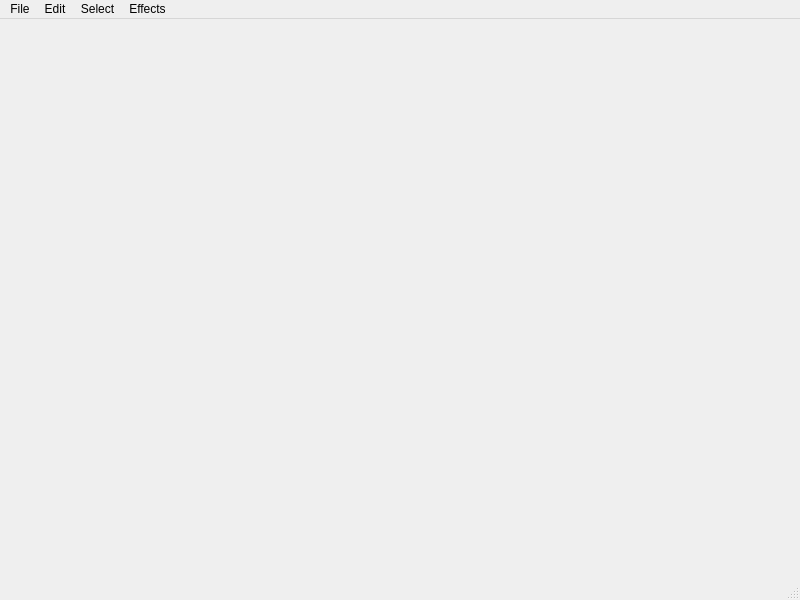
<?xml version="1.0" encoding="UTF-8"?>
<ui version="4.0">
 <class>PhotoTweak</class>
 <widget class="QMainWindow" name="PhotoTweak">
  <property name="geometry">
   <rect>
    <x>0</x>
    <y>0</y>
    <width>800</width>
    <height>600</height>
   </rect>
  </property>
  <property name="windowTitle">
   <string>photoTweaker</string>
  </property>
  <widget class="QWidget" name="centralwidget">
   <layout class="QVBoxLayout">
    <property name="spacing">
     <number>6</number>
    </property>
    <property name="margin">
     <number>9</number>
    </property>
   </layout>
  </widget>
  <widget class="QMenuBar" name="menubar">
   <property name="geometry">
    <rect>
     <x>0</x>
     <y>0</y>
     <width>800</width>
     <height>19</height>
    </rect>
   </property>
   <widget class="QMenu" name="menuOpen_Media">
    <property name="title">
     <string>File</string>
    </property>
    <addaction name="actionOpen"/>
    <addaction name="separator"/>
    <addaction name="actionSave"/>
    <addaction name="separator"/>
    <addaction name="actionQuit"/>
   </widget>
   <widget class="QMenu" name="menuSelect">
    <property name="title">
     <string>Select</string>
    </property>
    <addaction name="actionNothing"/>
    <addaction name="separator"/>
    <addaction name="actionMove"/>
    <addaction name="actionGrow"/>
    <addaction name="actionShrink"/>
    <addaction name="action_Left"/>
    <addaction name="action_Top"/>
    <addaction name="action_Down"/>
    <addaction name="action_Right"/>
   </widget>
   <widget class="QMenu" name="menuEdit">
    <property name="title">
     <string>Edit</string>
    </property>
    <addaction name="actionUndo"/>
    <addaction name="actionRedo"/>
    <addaction name="separator"/>
    <addaction name="actionPreferences_2"/>
   </widget>
   <widget class="QMenu" name="menuEffects">
    <property name="title">
     <string>Effects</string>
    </property>
   </widget>
   <addaction name="menuOpen_Media"/>
   <addaction name="menuEdit"/>
   <addaction name="menuSelect"/>
   <addaction name="menuEffects"/>
  </widget>
  <widget class="QStatusBar" name="statusbar"/>
  <action name="actionOpen">
   <property name="text">
    <string>Open</string>
   </property>
   <property name="shortcut">
    <string>Ctrl+O</string>
   </property>
   <property name="shortcutContext">
    <enum>Qt::WindowShortcut</enum>
   </property>
  </action>
  <action name="actionQuit">
   <property name="text">
    <string>Quit</string>
   </property>
   <property name="shortcut">
    <string>Ctrl+Q</string>
   </property>
  </action>
  <action name="actionAll">
   <property name="text">
    <string>All</string>
   </property>
   <property name="shortcut">
    <string>A</string>
   </property>
  </action>
  <action name="actionNothing">
   <property name="text">
    <string>None</string>
   </property>
   <property name="shortcut">
    <string>N</string>
   </property>
  </action>
  <action name="actionGrow">
   <property name="checkable">
    <bool>true</bool>
   </property>
   <property name="text">
    <string>Grow</string>
   </property>
   <property name="shortcut">
    <string>&gt;</string>
   </property>
  </action>
  <action name="actionShrink">
   <property name="checkable">
    <bool>true</bool>
   </property>
   <property name="text">
    <string>Shrink</string>
   </property>
   <property name="shortcut">
    <string>&lt;</string>
   </property>
  </action>
  <action name="action_Top">
   <property name="text">
    <string>... Up</string>
   </property>
   <property name="shortcut">
    <string>K</string>
   </property>
  </action>
  <action name="action_Down">
   <property name="text">
    <string>... Down</string>
   </property>
   <property name="shortcut">
    <string>J</string>
   </property>
  </action>
  <action name="actionMove">
   <property name="checkable">
    <bool>true</bool>
   </property>
   <property name="checked">
    <bool>true</bool>
   </property>
   <property name="text">
    <string>Move</string>
   </property>
   <property name="shortcut">
    <string>M</string>
   </property>
  </action>
  <action name="action_Left">
   <property name="text">
    <string>... Left</string>
   </property>
   <property name="shortcut">
    <string>H</string>
   </property>
  </action>
  <action name="action_Right">
   <property name="text">
    <string>... Right</string>
   </property>
   <property name="shortcut">
    <string>L</string>
   </property>
  </action>
  <action name="actionPreferences">
   <property name="text">
    <string>Preferences</string>
   </property>
  </action>
  <action name="actionUndo">
   <property name="text">
    <string>Undo</string>
   </property>
   <property name="shortcut">
    <string>Ctrl+Z</string>
   </property>
  </action>
  <action name="actionRedo">
   <property name="text">
    <string>Redo</string>
   </property>
   <property name="shortcut">
    <string>Ctrl+Shift+Z</string>
   </property>
  </action>
  <action name="actionCopy">
   <property name="text">
    <string>Copy</string>
   </property>
  </action>
  <action name="actionPreferences_2">
   <property name="text">
    <string>Preferences</string>
   </property>
  </action>
  <action name="actionSave">
   <property name="text">
    <string>Save</string>
   </property>
   <property name="shortcut">
    <string>Ctrl+S</string>
   </property>
  </action>
 </widget>
 <resources/>
 <connections/>
</ui>
